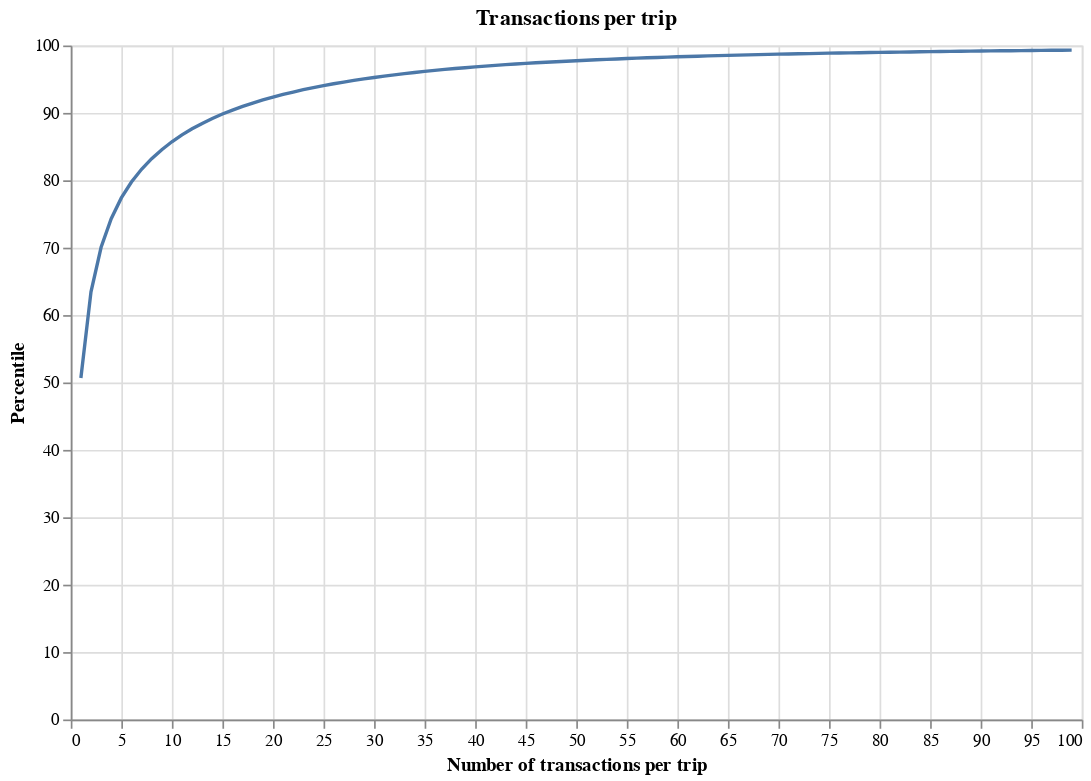

This figure's notebook cell:
### Code cell
data = pd.read_pickle("travel_periods.pkl")

# compute frequency
data["count"] = 1
data = data.groupby("transactions").agg("sum").reset_index()
# compute relative freq.
data["group_column"] = 0
data["total"] = data.groupby("group_column")["count"].transform("sum")
data["perc"] = 100 * (data["count"]) / data["total"]

data["percentile"] = data["perc"].cumsum()

data = data.loc[data["transactions"] < 100, :]

bars = (
    alt.Chart(data)
    .mark_line()
    .encode(
        x=alt.X(
            "transactions:Q", axis=alt.Axis(title="Number of transactions per trip")
        ),
        y=alt.Y("percentile:Q", axis=alt.Axis(title="Percentile")),
    )
    .properties(width=600, height=400, title="Transactions per trip")
)
bars

### Figure 1 — Vega-Lite specification as saved in the notebook (floating-point values rounded to 4 significant figures)
{"config": {"view": {"continuousWidth": 400, "continuousHeight": 300}}, "data": {"name": "data-54ccb61ea2aa278d29158ae4fab33ffc"}, "mark": "line", "encoding": {"x": {"type": "quantitative", "axis": {"title": "Number of transactions per trip"}, "field": "transactions"}, "y": {"type": "quantitative", "axis": {"title": "Percentile"}, "field": "percentile"}}, "height": 400, "title": "Transactions per trip", "width": 600, "$schema": "https://vega.github.io/schema/vega-lite/v4.0.2.json", "datasets": {"data-54ccb61ea2aa278d29158ae4fab33ffc": [{"transactions": 1, "group_id": 18940782, "volume": 23900000.0, "days_spent": 0, "count": 519517, "group_column": 0, "total": 1025243, "perc": 50.67, "percentile": 50.67}, {"transactions": 2, "group_id": 4404889, "volume": 12030000.0, "days_spent": 395865, "count": 130992, "group_column": 0, "total": 1025243, "perc": 12.78, "percentile": 63.45}, {"transactions": 3, "group_id": 2075350, "volume": 9246000.0, "days_spent": 373664, "count": 67801, "group_column": 0, "total": 1025243, "perc": 6.613, "percentile": 70.06}, {"transactions": 4, "group_id": 1239063, "volume": 7695000.0, "days_spent": 336347, "count": 43425, "group_column": 0, "total": 1025243, "perc": 4.236, "percentile": 74.3}, {"transactions": 5, "group_id": 839716, "volume": 7005000.0, "days_spent": 312013, "count": 31672, "group_column": 0, "total": 1025243, "perc": 3.089, "percentile": 77.39}, {"transactions": 6, "group_id": 590454, "volume": 6269000.0, "days_spent": 278381, "count": 24178, "group_column": 0, "total": 1025243, "perc": 2.358, "percentile": 79.75}, {"transactions": 7, "group_id": 459236, "volume": 5685000.0, "days_spent": 239441, "count": 19359, "group_column": 0, "total": 1025243, "perc": 1.888, "percentile": 81.63}, {"transactions": 8, "group_id": 373299, "volume": 5378000.0, "days_spent": 219099, "count": 16231, "group_column": 0, "total": 1025243, "perc": 1.583, "percentile": 83.22}, {"transactions": 9, "group_id": 303546, "volume": 5021000.0, "days_spent": 195017, "count": 13601, "group_column": 0, "total": 1025243, "perc": 1.327, "percentile": 84.54}, {"transactions": 10, "group_id": 254821, "volume": 4963000.0, "days_spent": 192894, "count": 12012, "group_column": 0, "total": 1025243, "perc": 1.172, "percentile": 85.72}, {"transactions": 11, "group_id": 217877, "volume": 4536000.0, "days_spent": 175297, "count": 10567, "group_column": 0, "total": 1025243, "perc": 1.031, "percentile": 86.75}, {"transactions": 12, "group_id": 183850, "volume": 4321000.0, "days_spent": 167274, "count": 9222, "group_column": 0, "total": 1025243, "perc": 0.8995, "percentile": 87.65}, {"transactions": 13, "group_id": 161140, "volume": 4074000.0, "days_spent": 151885, "count": 8153, "group_column": 0, "total": 1025243, "perc": 0.7952, "percentile": 88.44}, {"transactions": 14, "group_id": 143718, "volume": 3998000.0, "days_spent": 139761, "count": 7452, "group_column": 0, "total": 1025243, "perc": 0.7269, "percentile": 89.17}, {"transactions": 15, "group_id": 128621, "volume": 3820000.0, "days_spent": 132629, "count": 6807, "group_column": 0, "total": 1025243, "perc": 0.6639, "percentile": 89.83}, {"transactions": 16, "group_id": 109063, "volume": 3521000.0, "days_spent": 118782, "count": 5970, "group_column": 0, "total": 1025243, "perc": 0.5823, "percentile": 90.41}, {"transactions": 17, "group_id": 103623, "volume": 3473000.0, "days_spent": 116299, "count": 5567, "group_column": 0, "total": 1025243, "perc": 0.543, "percentile": 90.96}, {"transactions": 18, "group_id": 92837, "volume": 3281000.0, "days_spent": 112754, "count": 5173, "group_column": 0, "total": 1025243, "perc": 0.5046, "percentile": 91.46}, {"transactions": 19, "group_id": 81626, "volume": 3205000.0, "days_spent": 104927, "count": 4731, "group_column": 0, "total": 1025243, "perc": 0.4615, "percentile": 91.92}, {"transactions": 20, "group_id": 71547, "volume": 3057000.0, "days_spent": 104594, "count": 4324, "group_column": 0, "total": 1025243, "perc": 0.4218, "percentile": 92.34}, {"transactions": 21, "group_id": 68813, "volume": 2913000.0, "days_spent": 91072, "count": 3962, "group_column": 0, "total": 1025243, "perc": 0.3864, "percentile": 92.73}, {"transactions": 22, "group_id": 61225, "volume": 2814000.0, "days_spent": 92405, "count": 3753, "group_column": 0, "total": 1025243, "perc": 0.3661, "percentile": 93.1}, {"transactions": 23, "group_id": 59801, "volume": 2846000.0, "days_spent": 90853, "count": 3500, "group_column": 0, "total": 1025243, "perc": 0.3414, "percentile": 93.44}, {"transactions": 24, "group_id": 52205, "volume": 2649000.0, "days_spent": 85757, "count": 3217, "group_column": 0, "total": 1025243, "perc": 0.3138, "percentile": 93.75}, {"transactions": 25, "group_id": 48900, "volume": 2575000.0, "days_spent": 80561, "count": 3043, "group_column": 0, "total": 1025243, "perc": 0.2968, "percentile": 94.05}, {"transactions": 26, "group_id": 44845, "volume": 2412000.0, "days_spent": 76944, "count": 2799, "group_column": 0, "total": 1025243, "perc": 0.273, "percentile": 94.32}, {"transactions": 27, "group_id": 39298, "volume": 2337000.0, "days_spent": 72906, "count": 2605, "group_column": 0, "total": 1025243, "perc": 0.2541, "percentile": 94.58}, {"transactions": 28, "group_id": 38509, "volume": 2283000.0, "days_spent": 72166, "count": 2492, "group_column": 0, "total": 1025243, "perc": 0.2431, "percentile": 94.82}, {"transactions": 29, "group_id": 33328, "volume": 2165000.0, "days_spent": 69350, "count": 2312, "group_column": 0, "total": 1025243, "perc": 0.2255, "percentile": 95.04}, {"transactions": 30, "group_id": 32402, "volume": 2026000.0, "days_spent": 65485, "count": 2184, "group_column": 0, "total": 1025243, "perc": 0.213, "percentile": 95.26}, {"transactions": 31, "group_id": 28766, "volume": 2045000.0, "days_spent": 63202, "count": 2065, "group_column": 0, "total": 1025243, "perc": 0.2014, "percentile": 95.46}, {"transactions": 32, "group_id": 28069, "volume": 1993000.0, "days_spent": 61763, "count": 1959, "group_column": 0, "total": 1025243, "perc": 0.1911, "percentile": 95.65}, {"transactions": 33, "group_id": 25651, "volume": 1928000.0, "days_spent": 57986, "count": 1834, "group_column": 0, "total": 1025243, "perc": 0.1789, "percentile": 95.83}, {"transactions": 34, "group_id": 24891, "volume": 1906000.0, "days_spent": 57504, "count": 1756, "group_column": 0, "total": 1025243, "perc": 0.1713, "percentile": 96.0}, {"transactions": 35, "group_id": 24924, "volume": 1837000.0, "days_spent": 58600, "count": 1687, "group_column": 0, "total": 1025243, "perc": 0.1645, "percentile": 96.16}, {"transactions": 36, "group_id": 19058, "volume": 1612000.0, "days_spent": 50643, "count": 1448, "group_column": 0, "total": 1025243, "perc": 0.1412, "percentile": 96.31}, {"transactions": 37, "group_id": 21881, "volume": 1774000.0, "days_spent": 51871, "count": 1487, "group_column": 0, "total": 1025243, "perc": 0.145, "percentile": 96.45}, {"transactions": 38, "group_id": 17089, "volume": 1590000.0, "days_spent": 51086, "count": 1357, "group_column": 0, "total": 1025243, "perc": 0.1324, "percentile": 96.58}, {"transactions": 39, "group_id": 16941, "volume": 1488000.0, "days_spent": 46175, "count": 1244, "group_column": 0, "total": 1025243, "perc": 0.1213, "percentile": 96.7}, {"transactions": 40, "group_id": 16329, "volume": 1508000.0, "days_spent": 47893, "count": 1235, "group_column": 0, "total": 1025243, "perc": 0.1205, "percentile": 96.83}, {"transactions": 41, "group_id": 15340, "volume": 1500000.0, "days_spent": 44007, "count": 1153, "group_column": 0, "total": 1025243, "perc": 0.1125, "percentile": 96.94}, {"transactions": 42, "group_id": 14561, "volume": 1503000.0, "days_spent": 43739, "count": 1132, "group_column": 0, "total": 1025243, "perc": 0.1104, "percentile": 97.05}, {"transactions": 43, "group_id": 13110, "volume": 1393000.0, "days_spent": 38781, "count": 1077, "group_column": 0, "total": 1025243, "perc": 0.105, "percentile": 97.15}, {"transactions": 44, "group_id": 13503, "volume": 1345000.0, "days_spent": 45536, "count": 1049, "group_column": 0, "total": 1025243, "perc": 0.1023, "percentile": 97.26}, {"transactions": 45, "group_id": 11697, "volume": 1226000.0, "days_spent": 40138, "count": 951, "group_column": 0, "total": 1025243, "perc": 0.09276, "percentile": 97.35}, {"transactions": 46, "group_id": 10893, "volume": 1237000.0, "days_spent": 37321, "count": 876, "group_column": 0, "total": 1025243, "perc": 0.08544, "percentile": 97.43}, {"transactions": 47, "group_id": 9602, "volume": 1083000.0, "days_spent": 36399, "count": 797, "group_column": 0, "total": 1025243, "perc": 0.07774, "percentile": 97.51}, {"transactions": 48, "group_id": 8786, "volume": 1112000.0, "days_spent": 33630, "count": 792, "group_column": 0, "total": 1025243, "perc": 0.07725, "percentile": 97.59}, {"transactions": 49, "group_id": 9758, "volume": 1116000.0, "days_spent": 33436, "count": 768, "group_column": 0, "total": 1025243, "perc": 0.07491, "percentile": 97.66}, {"transactions": 50, "group_id": 8758, "volume": 1041000.0, "days_spent": 34329, "count": 761, "group_column": 0, "total": 1025243, "perc": 0.07423, "percentile": 97.74}, {"transactions": 51, "group_id": 8441, "volume": 1062000.0, "days_spent": 32897, "count": 723, "group_column": 0, "total": 1025243, "perc": 0.07052, "percentile": 97.81}, {"transactions": 52, "group_id": 7888, "volume": 1073000.0, "days_spent": 30814, "count": 701, "group_column": 0, "total": 1025243, "perc": 0.06837, "percentile": 97.88}, {"transactions": 53, "group_id": 8217, "volume": 1105000.0, "days_spent": 34100, "count": 704, "group_column": 0, "total": 1025243, "perc": 0.06867, "percentile": 97.95}, {"transactions": 54, "group_id": 6731, "volume": 924400.0, "days_spent": 26845, "count": 602, "group_column": 0, "total": 1025243, "perc": 0.05872, "percentile": 98.0}, {"transactions": 55, "group_id": 6450, "volume": 942900.0, "days_spent": 30821, "count": 617, "group_column": 0, "total": 1025243, "perc": 0.06018, "percentile": 98.06}, {"transactions": 56, "group_id": 6436, "volume": 914500.0, "days_spent": 29294, "count": 565, "group_column": 0, "total": 1025243, "perc": 0.05511, "percentile": 98.12}, {"transactions": 57, "group_id": 6747, "volume": 893500.0, "days_spent": 27943, "count": 557, "group_column": 0, "total": 1025243, "perc": 0.05433, "percentile": 98.17}, {"transactions": 58, "group_id": 5392, "volume": 833000.0, "days_spent": 27634, "count": 522, "group_column": 0, "total": 1025243, "perc": 0.05091, "percentile": 98.22}, {"transactions": 59, "group_id": 5594, "volume": 830300.0, "days_spent": 24766, "count": 491, "group_column": 0, "total": 1025243, "perc": 0.04789, "percentile": 98.27}, {"transactions": 60, "group_id": 5505, "volume": 865900.0, "days_spent": 25710, "count": 505, "group_column": 0, "total": 1025243, "perc": 0.04926, "percentile": 98.32}, {"transactions": 61, "group_id": 5133, "volume": 866100.0, "days_spent": 29424, "count": 496, "group_column": 0, "total": 1025243, "perc": 0.04838, "percentile": 98.37}, {"transactions": 62, "group_id": 4046, "volume": 828800.0, "days_spent": 23845, "count": 435, "group_column": 0, "total": 1025243, "perc": 0.04243, "percentile": 98.41}, {"transactions": 63, "group_id": 4641, "volume": 849900.0, "days_spent": 24904, "count": 471, "group_column": 0, "total": 1025243, "perc": 0.04594, "percentile": 98.46}, {"transactions": 64, "group_id": 4195, "volume": 708600.0, "days_spent": 22315, "count": 433, "group_column": 0, "total": 1025243, "perc": 0.04223, "percentile": 98.5}, {"transactions": 65, "group_id": 4180, "volume": 781000.0, "days_spent": 24839, "count": 419, "group_column": 0, "total": 1025243, "perc": 0.04087, "percentile": 98.54}, {"transactions": 66, "group_id": 3900, "volume": 662400.0, "days_spent": 21921, "count": 370, "group_column": 0, "total": 1025243, "perc": 0.03609, "percentile": 98.58}, {"transactions": 67, "group_id": 4268, "volume": 770900.0, "days_spent": 23976, "count": 388, "group_column": 0, "total": 1025243, "perc": 0.03784, "percentile": 98.62}, {"transactions": 68, "group_id": 3648, "volume": 684700.0, "days_spent": 23062, "count": 354, "group_column": 0, "total": 1025243, "perc": 0.03453, "percentile": 98.65}, {"transactions": 69, "group_id": 3850, "volume": 590100.0, "days_spent": 20662, "count": 314, "group_column": 0, "total": 1025243, "perc": 0.03063, "percentile": 98.68}, {"transactions": 70, "group_id": 4020, "volume": 692500.0, "days_spent": 20329, "count": 349, "group_column": 0, "total": 1025243, "perc": 0.03404, "percentile": 98.71}, {"transactions": 71, "group_id": 2875, "volume": 565600.0, "days_spent": 17239, "count": 298, "group_column": 0, "total": 1025243, "perc": 0.02907, "percentile": 98.74}, {"transactions": 72, "group_id": 3178, "volume": 620100.0, "days_spent": 17078, "count": 306, "group_column": 0, "total": 1025243, "perc": 0.02985, "percentile": 98.77}, {"transactions": 73, "group_id": 3158, "volume": 564500.0, "days_spent": 17932, "count": 295, "group_column": 0, "total": 1025243, "perc": 0.02877, "percentile": 98.8}, {"transactions": 74, "group_id": 2176, "volume": 595800.0, "days_spent": 20645, "count": 290, "group_column": 0, "total": 1025243, "perc": 0.02829, "percentile": 98.83}, {"transactions": 75, "group_id": 3132, "volume": 557200.0, "days_spent": 18663, "count": 289, "group_column": 0, "total": 1025243, "perc": 0.02819, "percentile": 98.86}, {"transactions": 76, "group_id": 2403, "volume": 497200.0, "days_spent": 17248, "count": 245, "group_column": 0, "total": 1025243, "perc": 0.0239, "percentile": 98.88}, {"transactions": 77, "group_id": 2416, "volume": 533500.0, "days_spent": 17444, "count": 270, "group_column": 0, "total": 1025243, "perc": 0.02634, "percentile": 98.91}, {"transactions": 78, "group_id": 2031, "volume": 489000.0, "days_spent": 15850, "count": 239, "group_column": 0, "total": 1025243, "perc": 0.02331, "percentile": 98.93}, {"transactions": 79, "group_id": 1928, "volume": 540200.0, "days_spent": 17317, "count": 241, "group_column": 0, "total": 1025243, "perc": 0.02351, "percentile": 98.96}, {"transactions": 80, "group_id": 1975, "volume": 493600.0, "days_spent": 18196, "count": 231, "group_column": 0, "total": 1025243, "perc": 0.02253, "percentile": 98.98}, {"transactions": 81, "group_id": 2207, "volume": 505800.0, "days_spent": 16674, "count": 238, "group_column": 0, "total": 1025243, "perc": 0.02321, "percentile": 99.0}, {"transactions": 82, "group_id": 1427, "volume": 485600.0, "days_spent": 16726, "count": 207, "group_column": 0, "total": 1025243, "perc": 0.02019, "percentile": 99.02}, {"transactions": 83, "group_id": 2043, "volume": 499400.0, "days_spent": 15510, "count": 222, "group_column": 0, "total": 1025243, "perc": 0.02165, "percentile": 99.04}, {"transactions": 84, "group_id": 1788, "volume": 527900.0, "days_spent": 15896, "count": 228, "group_column": 0, "total": 1025243, "perc": 0.02224, "percentile": 99.07}, {"transactions": 85, "group_id": 2006, "volume": 429000.0, "days_spent": 12213, "count": 183, "group_column": 0, "total": 1025243, "perc": 0.01785, "percentile": 99.08}, {"transactions": 86, "group_id": 2831, "volume": 449900.0, "days_spent": 14361, "count": 199, "group_column": 0, "total": 1025243, "perc": 0.01941, "percentile": 99.1}, {"transactions": 87, "group_id": 2059, "volume": 486800.0, "days_spent": 15160, "count": 210, "group_column": 0, "total": 1025243, "perc": 0.02048, "percentile": 99.12}, {"transactions": 88, "group_id": 1699, "volume": 397000.0, "days_spent": 13621, "count": 194, "group_column": 0, "total": 1025243, "perc": 0.01892, "percentile": 99.14}, {"transactions": 89, "group_id": 1270, "volume": 393500.0, "days_spent": 14030, "count": 181, "group_column": 0, "total": 1025243, "perc": 0.01765, "percentile": 99.16}, {"transactions": 90, "group_id": 1360, "volume": 434000.0, "days_spent": 13192, "count": 178, "group_column": 0, "total": 1025243, "perc": 0.01736, "percentile": 99.18}, {"transactions": 91, "group_id": 1202, "volume": 467100.0, "days_spent": 14952, "count": 186, "group_column": 0, "total": 1025243, "perc": 0.01814, "percentile": 99.2}, {"transactions": 92, "group_id": 1341, "volume": 384100.0, "days_spent": 13881, "count": 167, "group_column": 0, "total": 1025243, "perc": 0.01629, "percentile": 99.21}, {"transactions": 93, "group_id": 1342, "volume": 363000.0, "days_spent": 11485, "count": 153, "group_column": 0, "total": 1025243, "perc": 0.01492, "percentile": 99.23}, {"transactions": 94, "group_id": 1440, "volume": 458100.0, "days_spent": 15220, "count": 171, "group_column": 0, "total": 1025243, "perc": 0.01668, "percentile": 99.24}, {"transactions": 95, "group_id": 1091, "volume": 327300.0, "days_spent": 11129, "count": 136, "group_column": 0, "total": 1025243, "perc": 0.01327, "percentile": 99.26}, {"transactions": 96, "group_id": 1131, "volume": 383200.0, "days_spent": 14271, "count": 160, "group_column": 0, "total": 1025243, "perc": 0.01561, "percentile": 99.27}, {"transactions": 97, "group_id": 1320, "volume": 397200.0, "days_spent": 12673, "count": 161, "group_column": 0, "total": 1025243, "perc": 0.0157, "percentile": 99.29}, {"transactions": 98, "group_id": 1070, "volume": 360100.0, "days_spent": 12134, "count": 138, "group_column": 0, "total": 1025243, "perc": 0.01346, "percentile": 99.3}, {"transactions": 99, "group_id": 1216, "volume": 350500.0, "days_spent": 13027, "count": 141, "group_column": 0, "total": 1025243, "perc": 0.01375, "percentile": 99.32}]}}
